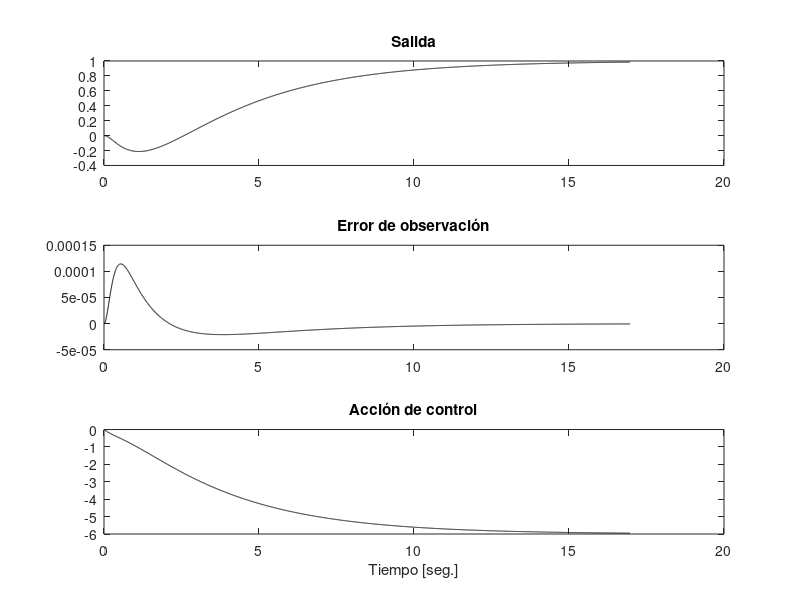

Source code (MATLAB):
clear all;clc;close all;
% G
P=1;
num=[1+P -P];
den=[1 3 6];%
% [A,B,C,D] = tf2ss(num,den);
A(1,1)=0;A(1,2)=1;
A(2,1)=-den(3);A(2,2)=-den(2);
B(1,:)=0;B(2,:)=1;
C(1)=num(2);C(2)=num(1);D=0;
[n,d]=ss2tf(A,B,C,D)
Aa=[A,[0;0];-C,0];
Ba=[B;0];
%Cálculo del controlador por asignación de polos---------------------------
Mat_Aa=Aa;Mat_Ba=Ba;
Mat_Ma=[Mat_Ba Mat_Aa*Mat_Ba Mat_Aa^2*Mat_Ba]; %Matriz Controlabilidad
auto_val=eig(Mat_Aa);
c_ai=conv(conv([1 -auto_val(1)],[1 -auto_val(2)]),[1 -auto_val(3)]);
Mat_Wa=[c_ai(3) c_ai(2) 1 ;c_ai(2) 1 0 ;1 0 0];
Mat_Ta=Mat_Ma*Mat_Wa;
A_controlable=inv(Mat_Ta)*Mat_Aa*Mat_Ta; %Verificación de que T esté bien
%Ubicación de los polos de lazo cerrado en mui:
Polos_deseados=[-12+1j;-12-1j; -5.0];
Polos_deseados=[-.3;-5; -1];
%K=place(Aa,Ba,Polos_deseados);
mui=Polos_deseados;
alfa_ia=poly(Polos_deseados);
%alfa_ia=conv(conv([1 -mui(1)],[1 -mui(2)]),[1 -mui(3)]);
Ka=fliplr(alfa_ia(2:4)-c_ai(2:4))*inv(Mat_Ta);
%Fin cálculo del controlador------------
K=Ka;
disp('Controlador ampliado en ')
eig(Mat_Aa-Mat_Ba*Ka)
%Cálculo del Observador-----------------
A_d=A';
B_d=C';
C_d=B';
Polos_Obs=[-10;-9];
mui_d=Polos_Obs;
alfa_ia_d=poly(Polos_Obs);
Mat_M_d=[B_d A_d*B_d]; %Matriz Controlabilidad dual
auto_val_d=eig(A);
c_ai_d=poly(auto_val_d);
Mat_W=[c_ai_d(2) 1 ;1 0];
Mat_T_d=Mat_M_d*Mat_W;
Ko=(fliplr(alfa_ia_d(2:3)-c_ai_d(2:3))*inv(Mat_T_d))';
disp('Observador en ')
eig(A-Ko*C)
%FIN cálculo del Observador------------------------------------------
%lamdaR=-10, por lo tanto el tiempo asociado es TR=log(.95)/lamdaR, h puede estar
% entre TR/3 y TR/10, o sea entre 1.7e-3 y 5.1e-4
% Taomax es del Controlador, la más lenta: lamda2=-0.1765 TL=log(0.05)/lamda2 =
16.9730;%
h=4e-3;
TFinal=16.9730;
Max_T =round(TFinal/h);
e=0;ys=[];ypp(1)=0;yp(1)=0;y(1)=0;t=[];
y(1)=0;
x=[yp(1);y(1)];ref=1;psi=0;
u=0;x_hat=[0;0];y_o(1)=0;acc(1)=0;
% G =
%2 s - 1
%-------------
%s^2 + 3 s + 6
for ii=2:Max_T
ua=u;
u=-K *[x_hat;psi];
psi_p=ref-y(ii-1);
psi=psi+psi_p*h;
up=(u-ua)/h;
ypp=2*up-1*u-3*yp(ii-1)-6*y(ii-1); %G de lazo abierto%
yp(ii)=yp(ii-1)+h*ypp;
y(ii)=y(ii-1)+h*yp(ii);
ys(ii-1)=y(ii);
t(ii-1)=ii*h;
x_hat_p=A*x_hat+B*u+Ko*(y(ii-1)-C*x_hat);
x_hat=x_hat+x_hat_p*h;
y_o(ii-1)=C*x_hat;
acc(ii-1)=u;
end
subplot(3,1,1);plot(t,ys,'k');title('Salida')
subplot(3,1,2);plot(t,ys-y_o,'k');title('Error de observación')
subplot(3,1,3);plot(t,acc,'k');title('Acción de control');xlabel('Tiempo [seg.]')
% save('PM7_4.mat','-v7');%